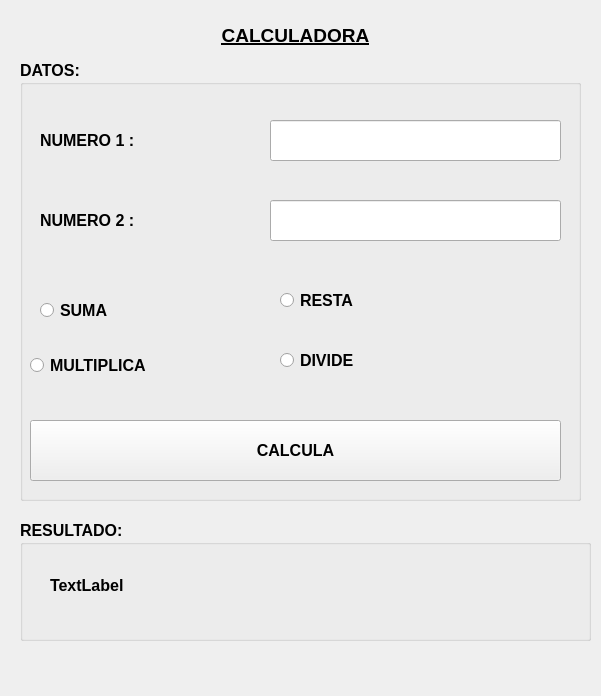
<?xml version="1.0" encoding="UTF-8"?>
<ui version="4.0">
 <class>MainWindow</class>
 <widget class="QMainWindow" name="MainWindow">
  <property name="windowModality">
   <enum>Qt::NonModal</enum>
  </property>
  <property name="geometry">
   <rect>
    <x>0</x>
    <y>0</y>
    <width>601</width>
    <height>696</height>
   </rect>
  </property>
  <property name="acceptDrops">
   <bool>false</bool>
  </property>
  <property name="windowTitle">
   <string>MainWindow</string>
  </property>
  <property name="animated">
   <bool>true</bool>
  </property>
  <property name="documentMode">
   <bool>true</bool>
  </property>
  <property name="dockOptions">
   <set>QMainWindow::AllowTabbedDocks|QMainWindow::AnimatedDocks</set>
  </property>
  <widget class="QWidget" name="centralwidget">
   <widget class="QGroupBox" name="groupBox">
    <property name="geometry">
     <rect>
      <x>20</x>
      <y>60</y>
      <width>561</width>
      <height>441</height>
     </rect>
    </property>
    <property name="font">
     <font>
      <pointsize>12</pointsize>
      <weight>75</weight>
      <bold>true</bold>
     </font>
    </property>
    <property name="title">
     <string>DATOS:</string>
    </property>
    <widget class="QLabel" name="label_2">
     <property name="geometry">
      <rect>
       <x>20</x>
       <y>70</y>
       <width>131</width>
       <height>21</height>
      </rect>
     </property>
     <property name="text">
      <string>NUMERO 1 :</string>
     </property>
    </widget>
    <widget class="QLineEdit" name="txtnumero1">
     <property name="geometry">
      <rect>
       <x>250</x>
       <y>60</y>
       <width>291</width>
       <height>41</height>
      </rect>
     </property>
    </widget>
    <widget class="QLabel" name="label_3">
     <property name="geometry">
      <rect>
       <x>20</x>
       <y>150</y>
       <width>121</width>
       <height>21</height>
      </rect>
     </property>
     <property name="text">
      <string>NUMERO 2 :</string>
     </property>
    </widget>
    <widget class="QLineEdit" name="txtnumero2">
     <property name="geometry">
      <rect>
       <x>250</x>
       <y>140</y>
       <width>291</width>
       <height>41</height>
      </rect>
     </property>
    </widget>
    <widget class="QRadioButton" name="rbsuma">
     <property name="geometry">
      <rect>
       <x>20</x>
       <y>230</y>
       <width>201</width>
       <height>41</height>
      </rect>
     </property>
     <property name="text">
      <string>SUMA</string>
     </property>
    </widget>
    <widget class="QRadioButton" name="rbresta">
     <property name="geometry">
      <rect>
       <x>260</x>
       <y>230</y>
       <width>95</width>
       <height>20</height>
      </rect>
     </property>
     <property name="text">
      <string>RESTA</string>
     </property>
    </widget>
    <widget class="QRadioButton" name="rbmultiplica">
     <property name="geometry">
      <rect>
       <x>10</x>
       <y>290</y>
       <width>191</width>
       <height>31</height>
      </rect>
     </property>
     <property name="text">
      <string>MULTIPLICA</string>
     </property>
    </widget>
    <widget class="QRadioButton" name="rbdivide">
     <property name="geometry">
      <rect>
       <x>260</x>
       <y>290</y>
       <width>95</width>
       <height>20</height>
      </rect>
     </property>
     <property name="text">
      <string>DIVIDE</string>
     </property>
    </widget>
    <widget class="QPushButton" name="btcalcular">
     <property name="geometry">
      <rect>
       <x>10</x>
       <y>360</y>
       <width>531</width>
       <height>61</height>
      </rect>
     </property>
     <property name="text">
      <string>CALCULA</string>
     </property>
    </widget>
   </widget>
   <widget class="QGroupBox" name="groupBox_2">
    <property name="geometry">
     <rect>
      <x>20</x>
      <y>520</y>
      <width>571</width>
      <height>121</height>
     </rect>
    </property>
    <property name="font">
     <font>
      <pointsize>12</pointsize>
      <weight>75</weight>
      <bold>true</bold>
     </font>
    </property>
    <property name="title">
     <string>RESULTADO:</string>
    </property>
    <widget class="QLabel" name="label_4">
     <property name="geometry">
      <rect>
       <x>30</x>
       <y>50</y>
       <width>121</width>
       <height>31</height>
      </rect>
     </property>
     <property name="text">
      <string>TextLabel</string>
     </property>
    </widget>
   </widget>
   <widget class="QLabel" name="label">
    <property name="geometry">
     <rect>
      <x>10</x>
      <y>20</y>
      <width>571</width>
      <height>31</height>
     </rect>
    </property>
    <property name="font">
     <font>
      <pointsize>14</pointsize>
      <weight>75</weight>
      <bold>true</bold>
      <underline>true</underline>
      <stylestrategy>PreferDefault</stylestrategy>
     </font>
    </property>
    <property name="focusPolicy">
     <enum>Qt::NoFocus</enum>
    </property>
    <property name="contextMenuPolicy">
     <enum>Qt::PreventContextMenu</enum>
    </property>
    <property name="autoFillBackground">
     <bool>false</bool>
    </property>
    <property name="text">
     <string>CALCULADORA</string>
    </property>
    <property name="scaledContents">
     <bool>false</bool>
    </property>
    <property name="alignment">
     <set>Qt::AlignCenter</set>
    </property>
    <property name="wordWrap">
     <bool>false</bool>
    </property>
    <property name="openExternalLinks">
     <bool>false</bool>
    </property>
   </widget>
  </widget>
 </widget>
 <resources/>
 <connections/>
</ui>
